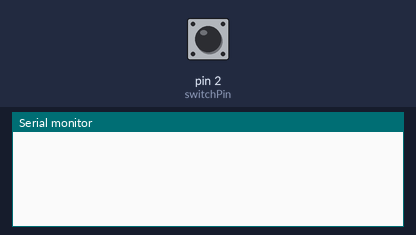
The sketch below on a simulated Arduino Uno, built with avr-gcc and run on an emulated ATmega328P. Parts: the last lines printed to the serial monitor. The inputs (shaded band) are chosen by the test bench; at power-on: pin 2 (switchPin) HIGH.

Above: at 1.2 s.
1.3 s: pin 2 (switchPin) pulled LOW for 0.15 s
At 2.6 s:
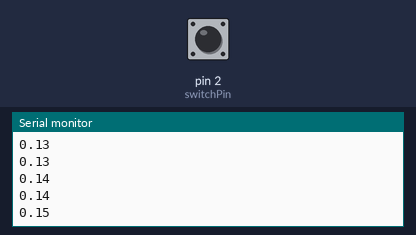
2.9 s: pin 2 (switchPin) pulled LOW for 1 s
At 4.3 s:
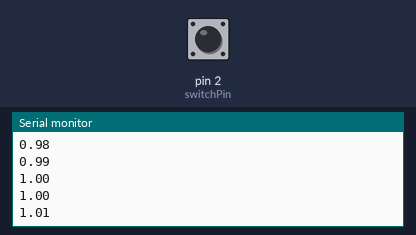
5.4 s: pin 2 (switchPin) pulled LOW for 3.2 s
At 10.1 s:
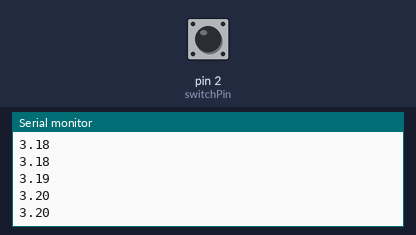
Timing chart, 0 to 11.6 s (numbered marks = the images above; inputs shaded):
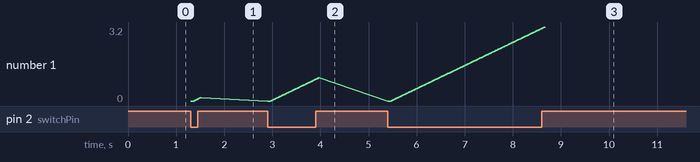

The sketch:

Stopwatch_pseucode.ino
```cpp
const int switchPin = 2; // the number of the input pin
long startTime; // store starting time here
long duration; // variable to store how long the timer has been running
float secduration; // variable to store the duration in seconds
long startStop;
int CurrentStartTime;

void setup()
{
  //Set the input pin as an input
  pinMode(2, INPUT);
  Serial.begin(9600); //this will allow the Uno to comunicate with the serial monitor
}

void loop()
{
  startTime = millis(); // stores the number of millisceoncds since the Uno was last reset. See http://arduino.cc/en/Reference/millis
 // Serial.println("Button pushed"); // this will print to the serial monitor
  //Read start state from pin
  startStop = digitalRead(switchPin);

  while (startStop == LOW) {
    CurrentStartTime = millis();
    startStop = digitalRead(switchPin);
    duration = abs(CurrentStartTime - startTime);
    secduration = (float)duration / 1000;
  //  Serial.print("Button released after "); // print out your results
// if(CurrentStartTime - millis() == 0){
    Serial.println(secduration);
//  }
  //  Serial.println(" seconds");
  if(/*startStop !=LOW || */ (secduration - 15 >=0)){
    Serial.println("BREAK");
    break;
  }
  }


}
```

Measured:
- after the input at 1.3 s, the serial monitor: prints a new line at once (image 1)
- after the input at 2.9 s, the serial monitor: prints a new line after 0.22 s (image 2)
- plotted number 1: 0.15 → 1.01 after the input at 2.9 s
